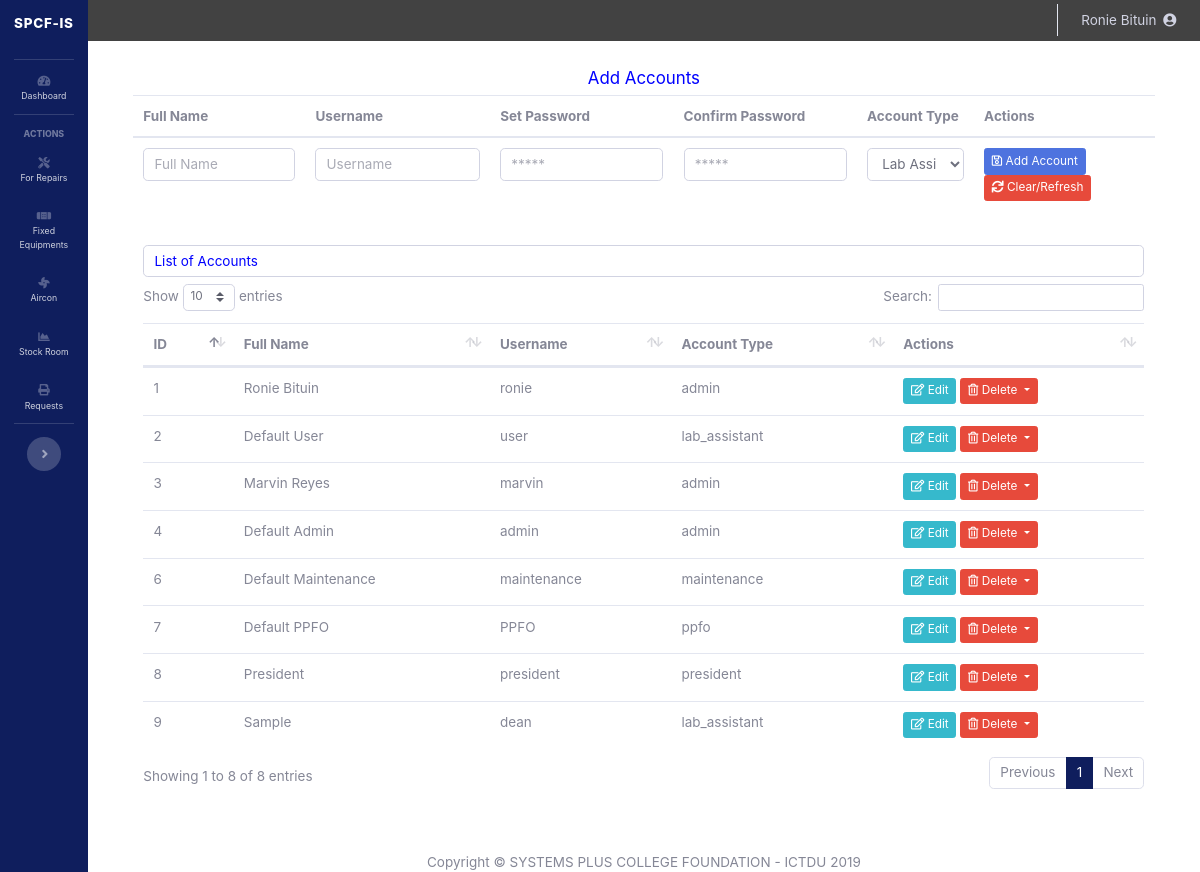
The app's page /ppfo/accounts.php (signed in) with its own data.
### tables this page shows
CREATE TABLE `accounts` (
  `id` int(11) NOT NULL,
  `username` varchar(32) NOT NULL,
  `password` varchar(32) NOT NULL,
  `full_name` varchar(64) NOT NULL,
  `account_type` varchar(32) NOT NULL
);

### ppfo/process_accounts.php (called while the page is built, shortened)
<?php
	$update_account = false;
	$full_name='';
	$account_userName = '';
?>

### ppfo/accounts.php (the view, shortened to what this page needs)
<?php
require_once 'process_accounts.php';
include('sidebar.php');
?>
<!DOCTYPE html>
<html>
<head>
	<link href="vendor/datatables/dataTables.bootstrap4.min.css" rel="stylesheet">
</head>
<body id="page-top">
  <div id="wrapper" style="width: 100% !important;">
    <div id="content-wrapper" class="d-flex flex-column">
        <div id="content">
	<?php
	include('topbar.php');
?>
<div class="container-fluid">
	<?php
		$mysqli = new mysqli($host,$username,$password,$database) or die(mysql_error($mysqli));
		$getAccounts = $mysqli->query('SELECT * FROM accounts') or die ($mysqli->error);
	?>
	<div class="row justify-content-center">
	<form action="process_accounts.php" method="POST">
	<h2><?php
			echo "<h5 style='color: blue;'><center>Add Accounts</centr></h5>";
		?>
	</h2>
	<table class='table'>
		<thead>
			<tr>
				<th>Full Name</th>
				<th>Username</th>
				<th>Set Password</th>
				<th>Confirm Password </th>
				<th>Account Type</th>
				<th>Actions</th>
			</tr>
			</thead>
			<tr>
				<td><input type="text" name="fullName" class="form-control" placeholder="Full Name" value="<?php if(isset($_GET['fullName'])){echo $_GET['fullName'];}else{echo $full_name;} ?>" required <?php if($update_account){echo 'readonly';} ?>></td>
				<td><input type="text" name="userName" class="form-control" placeholder="Username" value="<?php if(isset($_GET['userName'])){echo $_GET['userName'];}else{echo $account_userName;} ?>" required <?php if($update_account){echo 'readonly';} ?>></td>
				<td><input type="password" name="password" class="form-control" placeholder="*****" minlength="4" required></td>
				<td><input type="password" name="confirmPassword" class="form-control" placeholder="*****" minlength="4" required></td>
				<td><select name='account_type' class="form-control" <?php if($update_account){echo 'disabled';} ?>>
						<option value='lab_assistant'>Lab Assistant</option>
					</select></td>
				<td>
					<?php if(!$update_account){?>
						<button type="submit" name="save" class="btn btn-sm btn-primary"><i class="far fa-save"></i> Add Account</button>
					<?php } else{ ?>
						<button type="submit" name="update" class="btn btn-sm btn-success"><i class="far fa-save"></i> Update Password</button>
					<?php } ?>
					<a href="accounts.php" id="refresh" class='btn btn-danger btn-sm'><i class="fas as fa-sync"></i> Clear/Refresh</a>
				</td>
			</tr>
	</table>
	</form>
	</div>
	<br/>
	<h5 style='color: blue;' class="form-control">List of Accounts</h4>
	<table class="table" id="dataTable" width="100%" cellspacing="0">
			<thead>
				<tr>
					<th>ID</th>
					<th>Full Name</th>
					<th>Username</th>
					<th>Account Type</th>
					<th>Actions</th>
				</tr>
			</thead>
		<tbody>
			<?php while($newAccounts=$getAccounts->fetch_assoc()){ ?>
			<tr>
				<td><?php echo $newAccounts['id']; ?></td>
				<td><?php echo $newAccounts['full_name']; ?></td>
				<td><?php echo $newAccounts['username']; ?></td>
				<td><?php echo $newAccounts['account_type']; ?></td>
				<td>
					<a href="accounts.php?edit=<?php echo $newAccounts['id']; ?>" class="btn btn-info btn-sm"><i class="far fa-edit"></i> Edit</a>
					<button class="btn btn-danger btn-secondary dropdown-toggle btn-sm" type="button" id="dropdownMenuButton" data-toggle="dropdown" aria-haspopup="true" aria-expanded="false">
						<i class="far fa-trash-alt"></i> Delete
					</button>
				</td>
			</tr>
		<?php } ?>
		</tbody>
	</table>
	<br/>
	<?php
	include('footer.php');
?>

### ppfo/sidebar.php (style rules this page uses)
html { font-family: 'Roboto Condensed', sans-serif !important; font-size: 13.5px; }
.container-fluid { background-color: white; padding-left: 5% !important; padding-right: 5% !important; }
#content-wrapper { background-color: white !important; }
::placeholder { opacity: 0.7 !important; }

### records on screen
accounts: id "1", full_name "Ronie Bituin", username "ronie", account_type "admin"
accounts: id "2", full_name "Default User", username "user", account_type "lab_assistant"
accounts: id "3", full_name "Marvin Reyes", username "marvin", account_type "admin"
accounts: id "4", full_name "Default Admin", username "admin", account_type "admin"
accounts: id "6", full_name "Default Maintenance", username "maintenance", account_type "maintenance"
accounts: id "7", full_name "Default PPFO", username "PPFO", account_type "ppfo"
accounts: id "8", full_name "President", username "president", account_type "president"
accounts: id "9", full_name "Sample", username "dean", account_type "lab_assistant"

### other values on screen
$_SESSION['username'] "Ronie Bituin"
